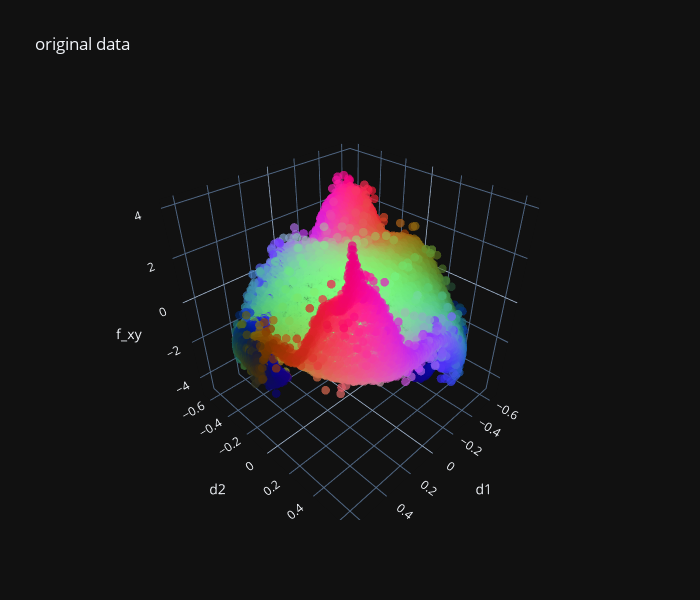

Notebook source saved alongside this figure:
### Code cell
from sklearn.decomposition import PCA, KernelPCA as KPCA
from render import *
from sklearn.preprocessing import StandardScaler

setup="3D"

if setup=="3D":
    # 3d setup
    render_shuffle = [0,1,5,2,3,4]
    dot_size=3
    n_components=5
    axis_names = ['d1','d2',y.name]
    plot_method = plot_3d_rgb
if setup=="2D":
    # 2d setup    
    render_shuffle = [0,4,1,2,3]
    dot_size=5
    n_components=4
    axis_names = ['d1',y.name]
    plot_method = plot_2d_rgb


scaler = StandardScaler()
X_norm = scaler.fit_transform(X)

max_render = 10000

pca = KPCA(n_components=n_components,kernel='rbf')
# pca = PCA(n_components=n_components)
X_small = pca.fit_transform(X_norm[:max_render])
y_n = y.to_numpy()[:max_render,np.newaxis]
X_small=np.concatenate([X_small,y_n],axis=1)
# print(sum(pca.explained_variance_ratio_))
plot_method(X_small[:,render_shuffle],"original data",axis_names, template='plotly_dark',dot_size=dot_size)

### Figure 1 — Plotly figure (JSON) as saved in the notebook; plotly's stock layout.template omitted (floating-point values rounded to 4 significant figures; data arrays with more than 128 entries replaced by an {"elided": "..."} marker saying what was removed)
{"data": [{"marker": {"color": {"elided": "10000 str values"}, "opacity": 0.7, "size": 3}, "mode": "markers", "type": "scatter3d", "x": {"elided": "10000 float values"}, "y": {"elided": "10000 float values"}, "z": {"elided": "10000 float values"}}], "layout": {"height": 600, "scene": {"xaxis": {"title": {"text": "d1"}}, "yaxis": {"title": {"text": "d2"}}, "zaxis": {"title": {"text": "f_xy"}}}, "title": {"text": "original data"}, "width": 700}}
